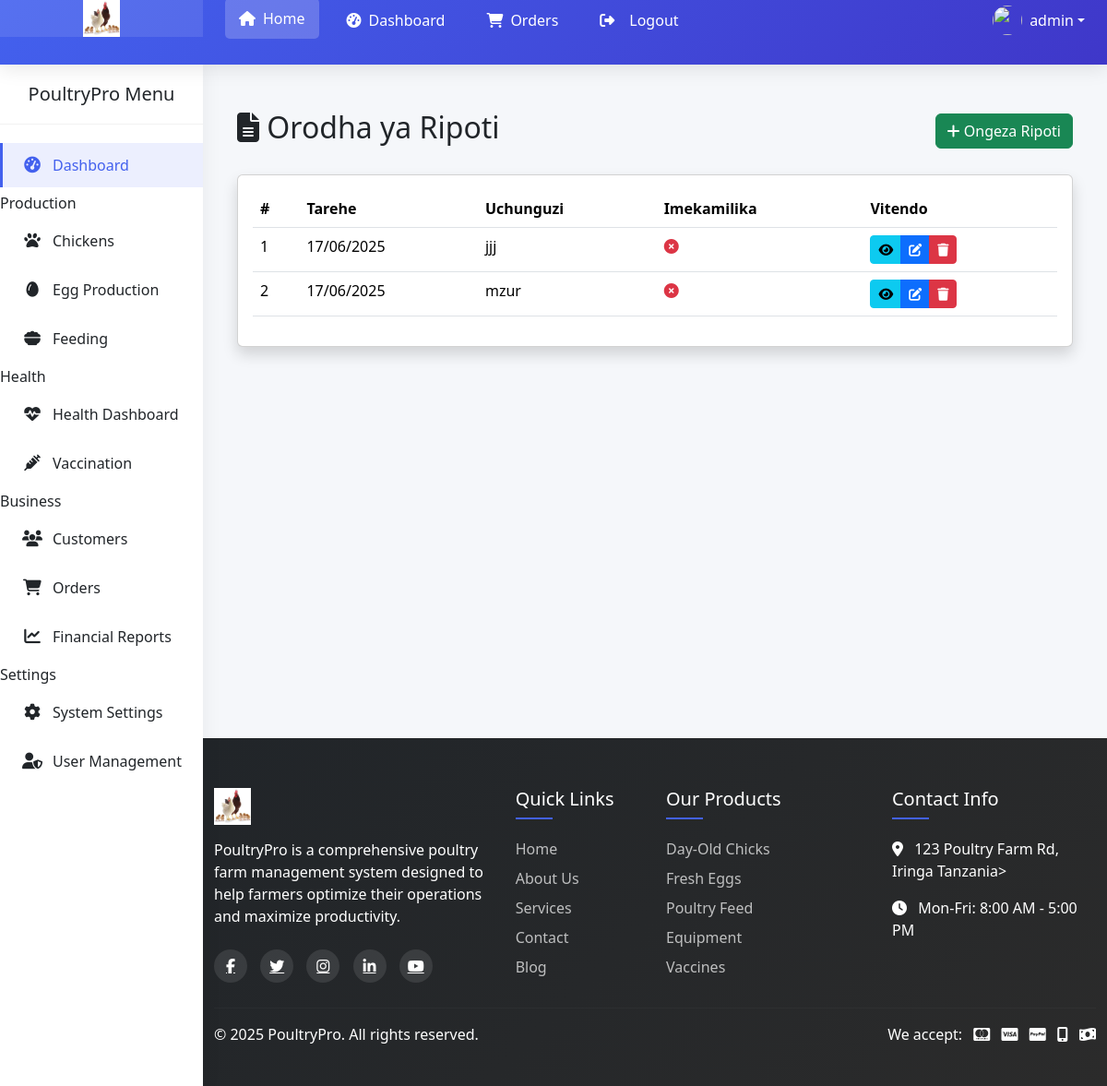
Screenshot of /reports/reports/ (signed in) with the database file from the repository.
### reports/models.py (models this page shows, shortened)
class HealthReport(models.Model):
    health_checkup = models.TextField(verbose_name="Uchunguzi wa Afya")
    vet_report = models.TextField(verbose_name="Ripoti ya Daktari wa Wanyama")
    resolved = models.BooleanField(default=False, verbose_name="Imekamilika")
    created_at = models.DateTimeField(default=timezone.now, verbose_name="Tarehe ya Kuundwa")
    class Meta:
        db_table = 'core_healthreport'  # Explicit table name
        verbose_name = "Ripoti ya Afya"
        verbose_name_plural = "Ripoti za Afya"
        ordering = ['-created_at']

### reports/views.py (the view)
# urls.py: path('reports/', views.report_list, name='report_list'),
@login_required
def report_list(request):
    reports = HealthReport.objects.all().order_by('-created_at')
    return render(request, 'reports/report_list.html', {'reports': reports})

### reports/templates/reports/report_list.html (shortened to what this page needs)
{% extends 'core/base.html' %}
{% block content %}
<div class="container mt-4">
    <div class="d-flex justify-content-between align-items-center mb-4">
        <h2><i class="fas fa-file-alt"></i> Orodha ya Ripoti</h2>
        <a href="{% url 'reports:add_report' %}" class="btn btn-success">
            <i class="fas fa-plus"></i> Ongeza Ripoti
        </a>
    </div>
    <div class="card shadow">
        <div class="card-body">
            <div class="table-responsive">
                <table class="table table-hover">
                    <thead class="thead-light">
                        <tr>
                            <th>#</th>
                            <th>Tarehe</th>
                            <th>Uchunguzi</th>
                            <th>Imekamilika</th>
                            <th>Vitendo</th>
                        </tr>
                    </thead>
                    <tbody>
                        {% for report in reports %}
                        <tr>
                            <td>{{ forloop.counter }}</td>
                            <td>{{ report.created_at|date:"d/m/Y" }}</td>
                            <td>{{ report.health_checkup|truncatechars:50 }}</td>
                            <td>
                                {% if report.resolved %}
                                    <i class="fas fa-check-circle text-success"></i>
                                {% else %}
                                    <i class="fas fa-times-circle text-danger"></i>
                                {% endif %}
                            </td>
                            <td>
                                <div class="btn-group btn-group-sm">
                                    <a href="{% url 'reports:view_report' report.id %}" class="btn btn-info">
                                        <i class="fas fa-eye"></i>
                                    </a>
                                    <a href="{% url 'reports:edit_report' report.id %}" class="btn btn-primary">
                                        <i class="fas fa-edit"></i>
                                    </a>
                                    <a href="{% url 'reports:delete_report' report.id %}" class="btn btn-danger">
                                        <i class="fas fa-trash"></i>
                                    </a>
                                </div>
                            </td>
                        </tr>
                        {% empty %}
                        <tr>
                            <td colspan="5" class="text-center text-muted">
                                <i class="fas fa-info-circle"></i> Hakuna ripoti zilizopatikana
                            </td>
                        </tr>
                        {% endfor %}
                    </tbody>
                </table>
            </div>
        </div>
    </div>
</div>
{% endblock %}

### core/templates/core/base.html (shortened to what this page needs)
{% load static %}
<!DOCTYPE html>
<html lang="en">
<head>
    <link href="https://cdn.jsdelivr.net/npm/bootstrap@5.3.2/dist/css/bootstrap.min.css" rel="stylesheet">
    <link href="https://cdnjs.cloudflare.com/ajax/libs/font-awesome/6.4.2/css/all.min.css" rel="stylesheet">
    <link href="https://cdnjs.cloudflare.com/ajax/libs/animate.css/4.1.1/animate.min.css" rel="stylesheet">
    <link href="https://cdnjs.cloudflare.com/ajax/libs/aos/2.3.4/aos.css" rel="stylesheet">
    <link href="https://cdn.jsdelivr.net/npm/select2@4.1.0-rc.0/dist/css/select2.min.css" rel="stylesheet">
</head>
<body>
    <header class="main-header">
        <div class="d-flex align-items-stretch">
            <div class="logo-container">
                <a href="{% url 'core:home' %}">
                    <img src="{% static 'images/kuku.jpg' %}" alt="PoultryPro Logo" class="logo-img">
                </a>
            </div>
            <div class="d-flex align-items-center justify-content-between flex-grow-1 px-4">
                <nav class="nav-menu">
                    <a href="{% url 'core:home' %}" class="nav-link active">
                        <i class="fas fa-home"></i>
                        <span class="d-none d-lg-inline">Home</span>
                    </a>
                     {% if user.is_authenticated %}
                    <a href="{% url 'core:profile' %}" class="nav-link">
                        <i class="fas fa-tachometer-alt"></i>
                        <span class="d-none d-lg-inline">Dashboard</span>
                    </a>
                     <a href="{% url 'core:order' %}" class="nav-link">
                        <i class="fas fa-shopping-cart"></i>
                        <span class="d-none d-lg-inline">Orders</span>
                    </a>
                     <a href="{% url 'core:logout' %}" class="nav-link">
                        <i class="fas fa-sign-out-alt me-2"></i>
                        <span class="d-none d-lg-inline">Logout</span>
                    </a>
                     {% endif %}
                </nav>
                   {% if user.is_authenticated %}
                <div class="dropdown">
                    <a href="#" class="d-flex align-items-center text-white text-decoration-none dropdown-toggle"
                       id="userDropdown" data-bs-toggle="dropdown" aria-expanded="false">
                        <img src="{% static 'images/user-avatar.jpg' %}" width="32" height="32" class="rounded-circle me-2">
                        <span class="d-none d-lg-inline">{{ user.username|default:"Guest" }}</span>
                    </a>
                </div>
                  {% endif %}
            </div>
        </div>
    </header>
 {% if user.is_authenticated %}
    <aside class="sidebar">
        <div class="sidebar-header">
            <h5 class="mb-0 text-center">PoultryPro Menu</h5>
        </div>
        <div class="sidebar-menu">
            <a href="{% url 'core:home' %}" class="menu-item active">
                <i class="fas fa-tachometer-alt"></i>
                <span>Dashboard</span>
            </a>
            <div class="menu-group">
                <div class="menu-group-title">Production</div>
                <a href="{% url 'core:chicken' %}" class="menu-item">
                    <i class="fas fa-paw"></i>
                    <span>Chickens</span>
                </a>
                <a href="{% url 'production:eggproduction_list' %}" class="menu-item">
                    <i class="fas fa-egg"></i>
                    <span>Egg Production</span>
                </a>
                <a href="{% url 'core:feeding' %}" class="menu-item">
                    <i class="fas fa-bowl-food"></i>
                    <span>Feeding</span>
                </a>
            </div>
            <div class="menu-group">
                <div class="menu-group-title">Health</div>
                <a href="{% url 'core:health_dashboard' %}" class="menu-item">
                    <i class="fas fa-heartbeat"></i>
                    <span>Health Dashboard</span>
                </a>
                <a href="{% url 'core:chickgrowth' %}" class="menu-item">
                    <i class="fas fa-syringe"></i>
                    <span>Vaccination</span>
                </a>
            </div>
            <div class="menu-group">
                <div class="menu-group-title">Business</div>
                <a href="{% url 'core:customer' %}" class="menu-item">
                    <i class="fas fa-users"></i>
                    <span>Customers</span>
                </a>
                <a href="{% url 'core:order' %}" class="menu-item">
                    <i class="fas fa-shopping-cart"></i>
                    <span>Orders</span>
                </a>
                <a href="{% url 'core:report' %}" class="menu-item">
                    <i class="fas fa-chart-line"></i>
                    <span>Financial Reports</span>
                </a>
            </div>
            <div class="menu-group">
                <div class="menu-group-title">Settings</div>
                <a href="{% url 'core:settings' %}" class="menu-item">
                    <i class="fas fa-cog"></i>
                    <span>System Settings</span>
                </a>
                <a href="{% url 'core:profile' %}" class="menu-item">
                    <i class="fas fa-user-shield"></i>
                    <span>User Management</span>
                </a>
            </div>
        </div>
    </aside>
  {% endif %}
    <main class="main-content">
        {% block content %}{% endblock %}
    </main>
    <footer class="main-footer">
        <div class="container py-4">
            <div class="row">
                <div class="col-lg-4 mb-4 mb-lg-0">
                    <img src="{% static 'images/kuku.jpg' %}" alt="PoultryPro Logo" class="footer-logo">
                    <p class="mb-4">PoultryPro is a comprehensive poultry farm management system designed to help farmers optimize their operations and maximize productivity.</p>
                    <div class="social-icons">
                        <a href="#"><i class="fab fa-facebook-f"></i></a>
                        <a href="#"><i class="fab fa-twitter"></i></a>
                        <a href="#"><i class="fab fa-instagram"></i></a>
                        <a href="#"><i class="fab fa-linkedin-in"></i></a>
                        <a href="#"><i class="fab fa-youtube"></i></a>
                    </div>
                </div>
                <div class="col-lg-2 col-md-6 mb-4 mb-md-0">
                    <div class="footer-links">
                        <h5>Quick Links</h5>
                        <a href="{% url 'core:home' %}">Home</a>
                        <a href="{% url 'core:about' %}">About Us</a>
                        <a href="{% url 'core:order' %}">Services</a>
                        <a href="{% url 'core:contact' %}">Contact</a>
                        <a href="{% url 'core:customer' %}">Blog</a>
                    </div>
                </div>
                <div class="col-lg-3 col-md-6 mb-4 mb-md-0">
                    <div class="footer-links">
                        <h5>Our Products</h5>
                        <a href="#">Day-Old Chicks</a>
                        <a href="{% url 'production:eggproduction_list' %}">Fresh Eggs</a>
                        <a href="{% url 'production:eggproduction_list' %}">Poultry Feed</a>
                        <a href="{% url 'production:incubation_list' %}">Equipment</a>
                        <a href="{% url 'health:vaccination_list' %}">Vaccines</a>
                    </div>
                </div>
                <div class="col-lg-3 col-md-6">
                    <div class="footer-links">
                        <h5>Contact Info</h5>
                        <p><i class="fas fa-map-marker-alt me-2"></i> 123 Poultry Farm Rd, Iringa Tanzania>
                        <p><i class="fas fa-clock me-2"></i> Mon-Fri: 8:00 AM - 5:00 PM</p>
                    </div>
                </div>
            </div>
            <hr class="mt-4 mb-3" style="border-color: rgba(255,255,255,0.1);">
            <div class="row align-items-center">
                <div class="col-md-6 text-center text-md-start mb-3 mb-md-0">
                    <p class="mb-0">&copy; 2025 PoultryPro. All rights reserved.</p>
                </div>
                <div class="col-md-6 text-center text-md-end">
                    <div class="payment-methods">
                        <span class="me-2">We accept:</span>
                        <i class="fab fa-cc-mastercard me-2"></i>
                        <i class="fab fa-cc-visa me-2"></i>
                        <i class="fab fa-cc-paypal me-2"></i>
                        <i class="fas fa-mobile-alt me-2"></i>
                        <i class="fas fa-money-bill-wave"></i>
                    </div>
                </div>
            </div>
        </div>
    </footer>
</body>
</html>

### core/templates/core/base.html (style rules this page uses)
:root { --primary-color: #4361ee; --secondary-color: #3f37c9; --accent-color: #4cc9f0; --light-color: #f8f9fa; --dark-color: #212529; --success-color: #4bbf73; --warning-color: #f0ad4e; --danger-color: #d9534f; }
body { font-family: 'Segoe UI', Tahoma, Geneva, Verdana, sans-serif; background-color: #f5f7fa; color: var(--dark-color); overflow-x: hidden; }
.main-header { background: linear-gradient(135deg, var(--primary-color), var(--secondary-color)); box-shadow: 0 4px 20px rgba(0, 0, 0, 0.1); position: fixed; top: 0; left: 0; right: 0; z-index: 1030; height: 70px; }
.logo-container { width: 220px; background-color: rgba(255, 255, 255, 0.1); display: flex; align-items: center; justify-content: center; height: 100%; }
.logo-img { height: 40px; transition: all 0.3s ease; }
.nav-menu { display: flex; align-items: center; gap: 15px; }
.nav-link { color: white !important; font-weight: 500; padding: 10px 15px; border-radius: 5px; transition: all 0.3s ease; display: flex; align-items: center; gap: 8px; }
.nav-link:hover, .nav-link.active { background-color: rgba(255, 255, 255, 0.2); transform: translateY(-2px); }
.sidebar { width: 220px; background: white; position: fixed; top: 70px; left: 0; bottom: 0; box-shadow: 2px 0 20px rgba(0, 0, 0, 0.05); z-index: 1020; transition: all 0.3s ease; overflow-y: auto; }
.sidebar-header { padding: 20px; border-bottom: 1px solid rgba(0, 0, 0, 0.05); }
.sidebar-menu { padding: 15px 0; }
.menu-item { display: flex; align-items: center; padding: 12px 20px; color: var(--dark-color); text-decoration: none; transition: all 0.3s ease; margin: 5px 0; border-left: 3px solid transparent; }
.menu-item:hover, .menu-item.active { background-color: rgba(67, 97, 238, 0.1); color: var(--primary-color); border-left: 3px solid var(--primary-color); }
.menu-item i { width: 24px; text-align: center; margin-right: 10px; font-size: 1.1rem; }
.main-content { margin-left: 220px; margin-top: 70px; padding: 25px; min-height: calc(100vh - 70px); transition: all 0.3s ease; }
.main-footer { background: linear-gradient(135deg, var(--dark-color), #2b2b2b); color: white; padding: 30px 0 20px; margin-left: 220px; }
.footer-logo { height: 40px; margin-bottom: 15px; }
.footer-links h5 { position: relative; padding-bottom: 10px; margin-bottom: 20px; }
.footer-links h5::after { content: ''; position: absolute; left: 0; bottom: 0; width: 40px; height: 2px; background: var(--primary-color); }
.footer-links a { color: rgba(255, 255, 255, 0.7); text-decoration: none; transition: all 0.3s ease; display: block; margin-bottom: 8px; }
.social-icons a { display: inline-flex; align-items: center; justify-content: center; width: 36px; height: 36px; border-radius: 50%; background: rgba(255, 255, 255, 0.1); color: white; margin-right: 10px; transition: all 0.3s ease; }

### rows the page displays
HealthReport: created_at "17/06/2025", health_checkup "jjj", resolved False (drawn)
HealthReport: created_at "17/06/2025", health_checkup "mzur", resolved False (drawn)

### other values shown
{{ user.username|default:"Guest" }} "admin"
